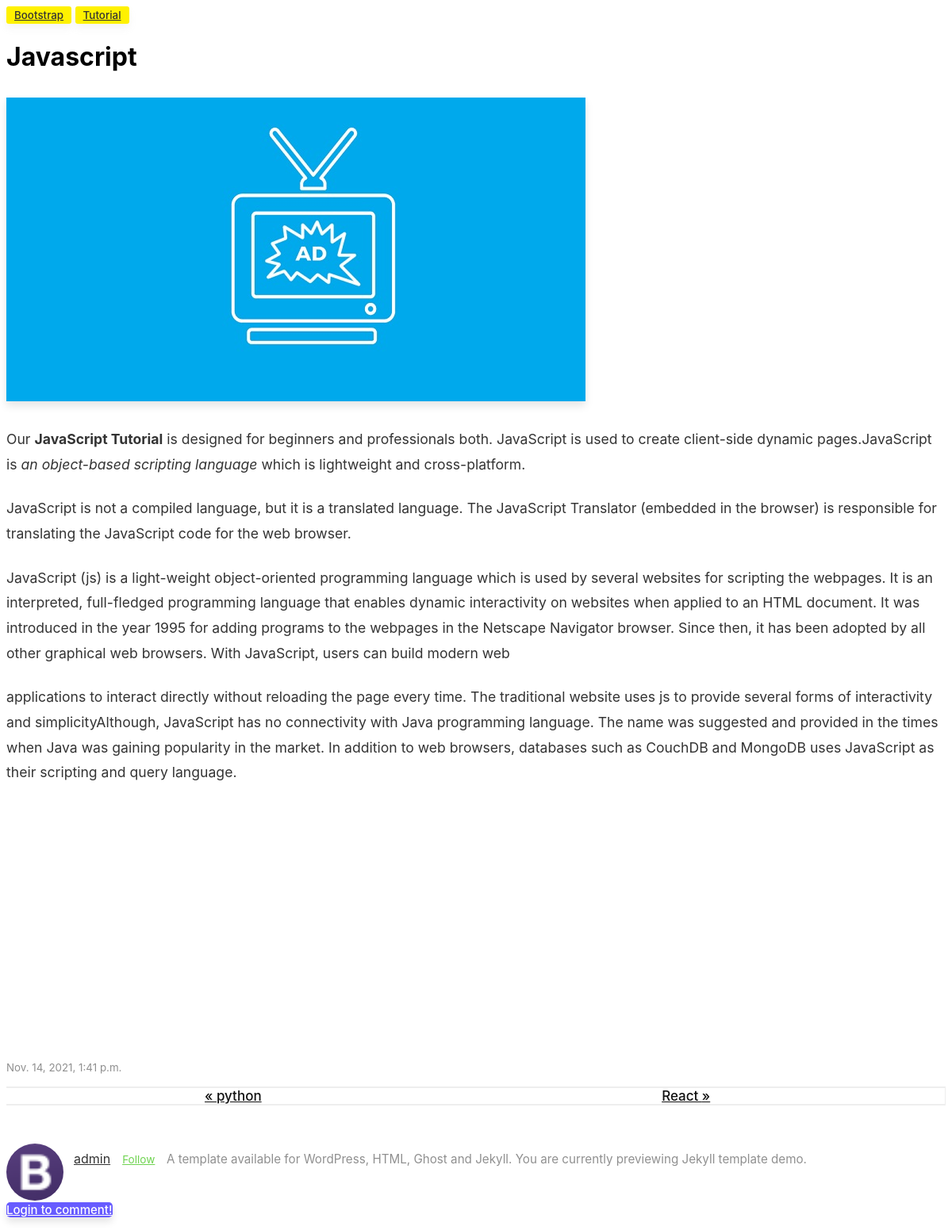
The page /single/javascript on the database its author committed.
### posts/models.py (models this page shows, shortened)
class Poster(models.Model):
    title = models.CharField(max_length=100)
    overview = models.TextField()
    slug = models.SlugField(unique=True)
    timestamp = models.DateTimeField(auto_now_add=True)
    content = HTMLField()
    author = models.ForeignKey(Author, on_delete=models.CASCADE)
    thumbnail = models.ImageField()
    profile_picture = models.ImageField(null=True)
    class Meta:
        unique_together = ('title','slug')

class Author(models.Model):
    user = models.OneToOneField(User, on_delete=models.CASCADE)
    def __str__(self):
        return self.user.username

### posts/views.py (the view, shortened to what this page needs)
# urls.py: path('single/<slug:slug>',single_us,name='single'),
def single_us(request,slug):
    posts = Poster.objects.filter(slug=slug)
    nextpost = Poster.objects.filter().order_by('slug').first()
    prevpost = Poster.objects.filter().order_by('slug').last()
    post = Poster.objects.filter(slug=slug)
    form = CommentForm()
    context = {'posts': posts,'nextpost':nextpost,'prevpost':prevpost,'form':form}
    return render(request,'single.html',context)

### posts/templates/single.html (shortened to what this page needs)
{% load static %}
{% block content %}
<link href="{% static 'css/theme.css' %} " rel="stylesheet">
					<div class="mainheading">
						<div class="after-post-tags">
							<ul class="tags">
								<li>
								<a href="#">bootstrap</a>
								</li>
								<li>
								<a href="#">tutorial</a>
								</li>
							</ul>
						</div>
					{% for post in posts %}
						<h1 class="posttitle">{{ post.title }}</h1>
					</div>
					<img class="featured-image img-fluid" src="{{ post.thumbnail.url }}" alt="">
					<div class="article-post">
						<p>
							{{ post.content | safe }}
						</p>
					</div>
					<p>
						<small>
						<span class="post-date"><time class="post-date" datetime="2018-01-12">{{ post.timestamp }}</time></span>
						</small>
					</p>
					{% endfor %}
					<div class="row PageNavigation mt-4 prevnextlinks">
						<div class="col-md-6 rightborder pl-0">
							{% if prevpost %}
							<td><a class="thepostlink" href="{% url 'single' prevpost.slug %}">« {{ prevpost.slug }}</a></td>
							{% endif %}
						   {% if nextpost %}
							<a class="thepostlink" href="{% url 'single' nextpost.slug %}"> {{ nextpost.slug }} »</a>
						   {% endif %}
						</div>
					</div>
					{% for post in posts %}
					<div class="row post-top-meta">
						<div class="col-md-2">
							<img class="author-thumb" src="{{ post.profile_picture.url }}" alt="">
						</div>
						<div class="col-md-10">
							<a target="_blank" class="link-dark" href="#">{{ post.author }}</a><a target="_blank" href="#" class="btn follow">Follow</a>
							<span class="author-description">A template available for WordPress, HTML, Ghost and Jekyll. You are currently previewing Jekyll template demo.</span><br><br><br>
						</div>
					{% endfor %}
					{% if request.user.is_authenticated %}
					<form method="POST">
						<div class="form-control">
							<h3>Comment Your Suggestion</h3>
							{% csrf_token %}
							{{ form }}
						</div><br>
						<button  class ="main-button" type="submit">Submit</button>
					{% else %}
                	<a href="{% url 'login' %}" class="btn btn-primary">Login to comment!</a>
					{% endif %}
				</div>
{% endblock %}

### posts/static/css/theme.css (style rules this page uses)
.mainheading { padding: 0rem 0rem 1rem 0; }
a { color:#6FD350; }
a,a:hover { transition:all 0.2s; }
.prevnextlinks .thepostlink { padding: 20px 250px; font-size: 17px; display: inline; color: #111; font-weight: 500; }
.prevnextlinks { border-top: 2px solid #eee; border-bottom: 2px solid #eee; margin-left: 0; margin-right: 0; }
.prevnextlinks .rightborder { border-right: 1px solid #eee; }
.author-thumb { width:40px; height:40px; float:left; margin-right:13px; border-radius:100%; }
.post-top-meta { margin-bottom: 1rem; margin-top: 3rem; }
.post-top-meta .author-thumb { width:72px; height:72px; }
.post-top-meta span { font-size:0.9rem; color:rgba(0,0,0,.44); display:inline-block; }
.post-top-meta .author-description { margin-bottom:5px; margin-top:10px; font-size:0.95rem; }
span.post-name,span.post-date,span.author-meta { display:inline-block; }
span.post-date,span.post-read { color:rgba(0,0,0,.44); }
.mainheading h1.posttitle { font-weight:700; margin-bottom:1rem; }
.link-dark { color:rgba(0,0,0,.8); }
.article-post { font-size:1.1rem; line-height:1.8; color:rgba(0,0,0,.8); }
.article-post p,.article-post blockquote { margin:0 0 1.5rem 0; }
.featured-image { display: block; margin-bottom: 2rem; box-shadow: 0 6px 10px 0 rgba(0,0,0,0.1); }
ul.tags { list-style:none; padding-left:0; margin: 0 0 1.5rem 0; }
ul.tags li { display:inline-block; font-size:0.9rem; }
ul.tags li a { background: #fff100; color: #333; padding: 3px 10px; border-radius: 3px; font-weight: 500; font-size: 0.93em; text-transform: capitalize; box-shadow: 0 6px 10px 0 rgba(169, 169, 169, 0.1); }
.btn { box-shadow: 0 6px 10px 0 rgba(0,0,0,0.1); font-weight:500; font-size:15px; border-radius: .3rem; color:#fff; cursor: pointer; }
a.btn { color:#fff; }
.btn-primary { background-color: #675bff; border-color: #675bff; }
.btn.follow { border-color:#6FD350; color:#6FD350; padding:3px 10px; text-align:center; border-radius:999em; font-size:0.85rem; display:inline-block; box-shadow: none; font-weight:400; }
.post-top-meta .btn.follow { margin-left:5px; margin-top:-4px; }
.h1, .h2, .h3, .h4, .h5, .h6, h1, h2, h3, h4, h5, h6 { font-family: "Rubik", -apple-system, BlinkMacSystemFont, "Helvetica Neue", sans-serif; }
img { max-width:100%;height: auto; }

### rows shown on the page
Poster: title "Javascript", thumbnail (picture), content "Our JavaScript Tutorial is designed for beginners and professionals both. JavaScript is used to create client-side dynamic pages.JavaScript is an object-based scripting language which is lightweight and cross-platform. JavaScript is not a compiled language, but it is a translated language. The JavaScript Translator (embedded in the browser) is responsible for translating the JavaScript code for the web browser. JavaScript (js) is a light-weight object-oriented programming language which is used by several websites for scripting the webpages. It is an interpreted, full-fledged programming language that enables dynamic interactivity on websites when applied to an HTML document. It was…", timestamp "Nov. 14, 2021, 1:41 p.m.", profile_picture (picture), author "admin"
Poster: slug "python"
Poster: slug "React"
